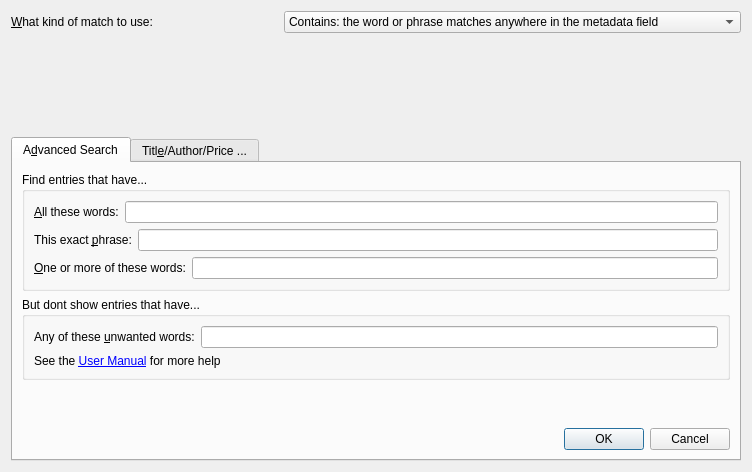
<?xml version="1.0" encoding="UTF-8"?>
<ui version="4.0">
 <class>Dialog</class>
 <widget class="QDialog" name="Dialog">
  <property name="geometry">
   <rect>
    <x>0</x>
    <y>0</y>
    <width>752</width>
    <height>472</height>
   </rect>
  </property>
  <property name="windowTitle">
   <string>Advanced Search</string>
  </property>
  <property name="windowIcon">
   <iconset>
    <normaloff>:/images/search.png</normaloff>:/images/search.png</iconset>
  </property>
  <layout class="QGridLayout" name="gridLayout_2">
   <item row="0" column="0">
    <widget class="QLabel" name="label_5">
     <property name="text">
      <string>&amp;What kind of match to use:</string>
     </property>
     <property name="buddy">
      <cstring>matchkind</cstring>
     </property>
    </widget>
   </item>
   <item row="0" column="1">
    <widget class="QComboBox" name="matchkind">
     <item>
      <property name="text">
       <string>Contains: the word or phrase matches anywhere in the metadata field</string>
      </property>
     </item>
     <item>
      <property name="text">
       <string>Equals: the word or phrase must match the entire metadata field</string>
      </property>
     </item>
     <item>
      <property name="text">
       <string>Regular expression: the expression must match anywhere in the metadata field</string>
      </property>
     </item>
    </widget>
   </item>
   <item row="2" column="0" colspan="2">
    <widget class="QTabWidget" name="tabWidget">
     <property name="currentIndex">
      <number>0</number>
     </property>
     <widget class="QWidget" name="tab">
      <attribute name="title">
       <string>A&amp;dvanced Search</string>
      </attribute>
      <layout class="QGridLayout" name="gridLayout_3">
       <item row="0" column="0">
        <widget class="QGroupBox" name="groupBox">
         <property name="title">
          <string>Find entries that have...</string>
         </property>
         <layout class="QVBoxLayout" name="verticalLayout">
          <item>
           <layout class="QHBoxLayout" name="horizontalLayout">
            <item>
             <widget class="QLabel" name="label">
              <property name="text">
               <string>&amp;All these words:</string>
              </property>
              <property name="buddy">
               <cstring>all</cstring>
              </property>
             </widget>
            </item>
            <item>
             <widget class="QLineEdit" name="all"/>
            </item>
           </layout>
          </item>
          <item>
           <layout class="QHBoxLayout" name="horizontalLayout_2">
            <item>
             <widget class="QLabel" name="label_2">
              <property name="text">
               <string>This exact &amp;phrase:</string>
              </property>
              <property name="buddy">
               <cstring>all</cstring>
              </property>
             </widget>
            </item>
            <item>
             <widget class="QLineEdit" name="phrase"/>
            </item>
           </layout>
          </item>
          <item>
           <layout class="QHBoxLayout" name="horizontalLayout_3">
            <item>
             <widget class="QLabel" name="label_3">
              <property name="text">
               <string>&amp;One or more of these words:</string>
              </property>
              <property name="buddy">
               <cstring>all</cstring>
              </property>
             </widget>
            </item>
            <item>
             <widget class="QLineEdit" name="any"/>
            </item>
           </layout>
          </item>
         </layout>
        </widget>
       </item>
       <item row="1" column="0">
        <widget class="QGroupBox" name="groupBox_2">
         <property name="title">
          <string>But dont show entries that have...</string>
         </property>
         <layout class="QVBoxLayout" name="verticalLayout_2">
          <item>
           <layout class="QHBoxLayout" name="horizontalLayout_4">
            <item>
             <widget class="QLabel" name="label_4">
              <property name="text">
               <string>Any of these &amp;unwanted words:</string>
              </property>
              <property name="buddy">
               <cstring>all</cstring>
              </property>
             </widget>
            </item>
            <item>
             <widget class="QLineEdit" name="none"/>
            </item>
           </layout>
          </item>
          <item>
           <widget class="QLabel" name="label_6">
            <property name="maximumSize">
             <size>
              <width>16777215</width>
              <height>30</height>
             </size>
            </property>
            <property name="text">
             <string>See the &lt;a href=&quot;http://calibre-ebook.com/user_manual/gui.html#the-search-interface&quot;&gt;User Manual&lt;/a&gt; for more help</string>
            </property>
            <property name="openExternalLinks">
             <bool>true</bool>
            </property>
           </widget>
          </item>
         </layout>
        </widget>
       </item>
       <item row="2" column="0">
        <spacer name="verticalSpacer_2">
         <property name="orientation">
          <enum>Qt::Vertical</enum>
         </property>
         <property name="sizeHint" stdset="0">
          <size>
           <width>20</width>
           <height>40</height>
          </size>
         </property>
        </spacer>
       </item>
       <item row="3" column="0">
        <widget class="QDialogButtonBox" name="buttonBox">
         <property name="orientation">
          <enum>Qt::Horizontal</enum>
         </property>
         <property name="standardButtons">
          <set>QDialogButtonBox::Cancel|QDialogButtonBox::Ok</set>
         </property>
        </widget>
       </item>
      </layout>
     </widget>
     <widget class="QWidget" name="tab_2">
      <attribute name="title">
       <string>Titl&amp;e/Author/Price ...</string>
      </attribute>
      <layout class="QGridLayout" name="gridLayout">
       <item row="1" column="0">
        <widget class="QLabel" name="label_7">
         <property name="text">
          <string>&amp;Title:</string>
         </property>
         <property name="buddy">
          <cstring>title_box</cstring>
         </property>
        </widget>
       </item>
       <item row="1" column="1">
        <widget class="EnLineEdit" name="title_box">
         <property name="toolTip">
          <string>Enter the title.</string>
         </property>
        </widget>
       </item>
       <item row="2" column="0">
        <widget class="QLabel" name="label_8">
         <property name="text">
          <string>&amp;Author:</string>
         </property>
         <property name="buddy">
          <cstring>author_box</cstring>
         </property>
        </widget>
       </item>
       <item row="5" column="0" colspan="2">
        <layout class="QHBoxLayout" name="horizontalLayout_6">
         <item>
          <widget class="QPushButton" name="clear_button">
           <property name="text">
            <string>&amp;Clear</string>
           </property>
          </widget>
         </item>
         <item>
          <widget class="QDialogButtonBox" name="tab_2_button_box">
           <property name="standardButtons">
            <set>QDialogButtonBox::Cancel|QDialogButtonBox::Ok</set>
           </property>
          </widget>
         </item>
        </layout>
       </item>
       <item row="4" column="1">
        <spacer name="verticalSpacer">
         <property name="orientation">
          <enum>Qt::Vertical</enum>
         </property>
         <property name="sizeHint" stdset="0">
          <size>
           <width>20</width>
           <height>40</height>
          </size>
         </property>
        </spacer>
       </item>
       <item row="0" column="0" colspan="2">
        <widget class="QLabel" name="label_11">
         <property name="text">
          <string>Search only in specific fields:</string>
         </property>
        </widget>
       </item>
       <item row="2" column="1">
        <widget class="EnLineEdit" name="author_box"/>
       </item>
       <item row="3" column="1">
        <widget class="QLineEdit" name="format_box"/>
       </item>
       <item row="3" column="0">
        <widget class="QLabel" name="label_10">
         <property name="text">
          <string>&amp;Format:</string>
         </property>
         <property name="buddy">
          <cstring>format_box</cstring>
         </property>
        </widget>
       </item>
      </layout>
     </widget>
    </widget>
   </item>
   <item row="1" column="1">
    <spacer name="verticalSpacer_3">
     <property name="orientation">
      <enum>Qt::Vertical</enum>
     </property>
     <property name="sizeHint" stdset="0">
      <size>
       <width>20</width>
       <height>40</height>
      </size>
     </property>
    </spacer>
   </item>
  </layout>
 </widget>
 <customwidgets>
  <customwidget>
   <class>EnLineEdit</class>
   <extends>QLineEdit</extends>
   <header>calibre/gui2/widgets.h</header>
  </customwidget>
 </customwidgets>
 <tabstops>
  <tabstop>all</tabstop>
  <tabstop>phrase</tabstop>
  <tabstop>any</tabstop>
  <tabstop>none</tabstop>
  <tabstop>buttonBox</tabstop>
  <tabstop>title_box</tabstop>
  <tabstop>author_box</tabstop>
  <tabstop>format_box</tabstop>
  <tabstop>clear_button</tabstop>
  <tabstop>tab_2_button_box</tabstop>
  <tabstop>tabWidget</tabstop>
  <tabstop>matchkind</tabstop>
 </tabstops>
 <resources>
  <include location="../../../../resources/images.qrc"/>
 </resources>
 <connections>
  <connection>
   <sender>buttonBox</sender>
   <signal>accepted()</signal>
   <receiver>Dialog</receiver>
   <slot>accept()</slot>
   <hints>
    <hint type="sourcelabel">
     <x>248</x>
     <y>254</y>
    </hint>
    <hint type="destinationlabel">
     <x>157</x>
     <y>274</y>
    </hint>
   </hints>
  </connection>
  <connection>
   <sender>buttonBox</sender>
   <signal>rejected()</signal>
   <receiver>Dialog</receiver>
   <slot>reject()</slot>
   <hints>
    <hint type="sourcelabel">
     <x>316</x>
     <y>260</y>
    </hint>
    <hint type="destinationlabel">
     <x>286</x>
     <y>274</y>
    </hint>
   </hints>
  </connection>
 </connections>
</ui>
